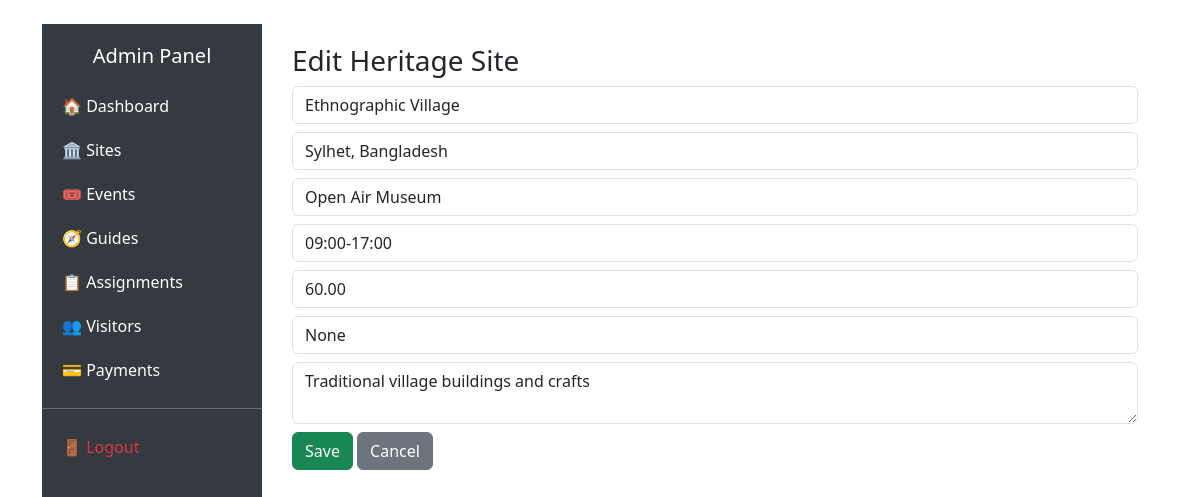
The app's page /admin/site_edit.php?id=19 (signed in) with its own data.
### tables this page shows
CREATE TABLE IF NOT EXISTS HeritageSites (
  site_id INT AUTO_INCREMENT PRIMARY KEY,
  name VARCHAR(150) NOT NULL,
  location VARCHAR(200),
  type VARCHAR(100),
  opening_hours VARCHAR(100),
  ticket_price DECIMAL(10,2) DEFAULT 0,
  unesco_status ENUM('None','Tentative','World Heritage') DEFAULT 'None',
  description TEXT,
  created_at TIMESTAMP DEFAULT CURRENT_TIMESTAMP
);

### admin/site_edit.php (the view, shortened to what this page needs)
<?php
require_once 'headerFooter.php';
require_once __DIR__ . '/../includes/db_connect.php';
$id = $_GET['id'] ?? null;
$editing = false;
$site = [
    'name' => '',
    'location' => '',
    'type' => '',
    'opening_hours' => '',
    'ticket_price' => '',
    'unesco_status' => '',
    'description' => ''
];
if ($id) {
    $stmt = $pdo->prepare("SELECT * FROM HeritageSites WHERE site_id=?");
    $stmt->execute([$id]);
    $site = $stmt->fetch(PDO::FETCH_ASSOC);
    if ($site) $editing = true;
}
?>
<!doctype html>
<html>
<head><title><?= $editing ? 'Edit' : 'Add' ?> Site</title>
<link href="https://cdn.jsdelivr.net/npm/bootstrap@5.3.0/dist/css/bootstrap.min.css" rel="stylesheet">
</head>
<body class="container py-4">
<h3><?= $editing ? 'Edit' : 'Add' ?> Heritage Site</h3>
<form method="post">
  <input class="form-control mb-2" name="name" placeholder="Name" value="<?= htmlspecialchars($site['name']) ?>" required>
  <input class="form-control mb-2" name="location" placeholder="Location" value="<?= htmlspecialchars($site['location']) ?>">
  <input class="form-control mb-2" name="type" placeholder="Type" value="<?= htmlspecialchars($site['type']) ?>">
  <input class="form-control mb-2" name="hours" placeholder="Opening Hours" value="<?= htmlspecialchars($site['opening_hours']) ?>">
  <input type="number" class="form-control mb-2" name="price" placeholder="Ticket Price" value="<?= htmlspecialchars($site['ticket_price']) ?>">
  <input class="form-control mb-2" name="unesco" placeholder="UNESCO status" value="<?= htmlspecialchars($site['unesco_status']) ?>">
  <textarea class="form-control mb-2" name="desc" placeholder="Description"><?= htmlspecialchars($site['description']) ?></textarea>
  <button class="btn btn-success">Save</button>
  <a class="btn btn-secondary" href="manage_sites.php">Cancel</a>
</form>
</div>
</body>
</html>

### admin/headerFooter.php (style rules this page uses)
body { background-color: #f8f9fa; }

### records on screen
heritagesites: name "Ethnographic Village", location "Sylhet, Bangladesh", type "Open Air Museum", hours "09:00-17:00", price "60.00", unesco "None", desc "Traditional village buildings and crafts"
